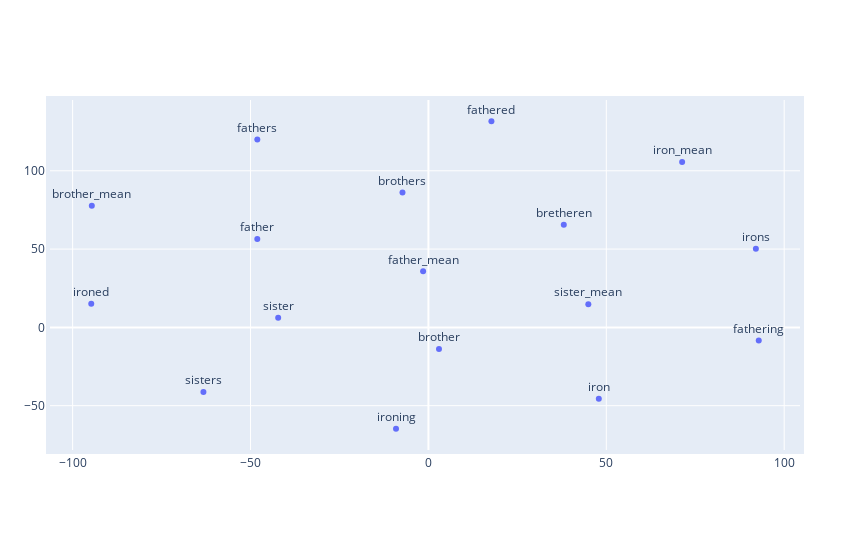

Source (notebook cell):
### Code cell
x_vals, y_vals, labels, means_label, means_x_vals, means_y_vals  = reduce_dimensions_tsne_norm_with_mean_labels(lexi_nd[4:8])
plot_with_plotly(x_vals, y_vals, labels)

### Figure 1 — Plotly figure (JSON) as saved in the notebook; plotly's stock layout.template omitted (floating-point values rounded to 4 significant figures)
{"data": [{"mode": "text+markers", "text": ["brother", "brothers", "bretheren", "sister", "sisters", "father", "fathers", "fathered", "fathering", "iron", "irons", "ironed", "ironing", "brother_mean", "sister_mean", "father_mean", "iron_mean"], "textposition": "top center", "type": "scatter", "x": [2.972, -7.289, 38.05, -42.23, -63.24, -48.1, -48.09, 17.71, 92.85, 47.89, 92.04, -94.77, -9.109, -94.61, 44.95, -1.493, 71.31], "y": [-13.79, 86.15, 65.59, 6.163, -41.29, 56.47, 120.0, 131.6, -8.328, -45.59, 50.15, 15.1, -64.73, 77.71, 14.85, 35.84, 105.6]}], "layout": {"autosize": false, "height": 550, "margin": {"b": 100, "l": 50, "pad": 4, "r": 50, "t": 100}, "width": 850}}
